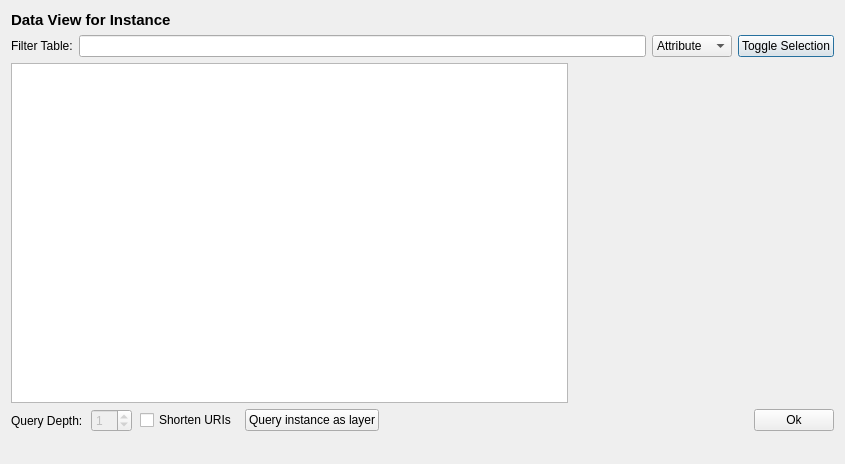
<?xml version="1.0" encoding="UTF-8"?>
<ui version="4.0">
 <class>Dialog</class>
 <widget class="QDialog" name="Dialog">
  <property name="geometry">
   <rect>
    <x>0</x>
    <y>0</y>
    <width>845</width>
    <height>464</height>
   </rect>
  </property>
  <property name="windowTitle">
   <string>Dialog</string>
  </property>
  <layout class="QVBoxLayout" name="verticalLayout">
   <item>
    <layout class="QHBoxLayout" name="horizontalLayout_2">
     <item>
      <widget class="QLabel" name="instanceDataViewLabel">
       <property name="font">
        <font>
         <pointsize>11</pointsize>
         <weight>75</weight>
         <bold>true</bold>
        </font>
       </property>
       <property name="text">
        <string>Data View for Instance</string>
       </property>
      </widget>
     </item>
     <item>
      <widget class="QLabel" name="instanceDataNameLabel">
       <property name="font">
        <font>
         <pointsize>11</pointsize>
         <weight>75</weight>
         <bold>true</bold>
        </font>
       </property>
       <property name="text">
        <string/>
       </property>
       <property name="openExternalLinks">
        <bool>true</bool>
       </property>
      </widget>
     </item>
    </layout>
   </item>
   <item>
    <layout class="QHBoxLayout" name="horizontalLayout_4">
     <item>
      <widget class="QLabel" name="filterTableLabel">
       <property name="text">
        <string>Filter Table:</string>
       </property>
      </widget>
     </item>
     <item>
      <widget class="QLineEdit" name="filterTableEdit"/>
     </item>
     <item>
      <widget class="QComboBox" name="filterTableComboBox">
       <property name="currentIndex">
        <number>1</number>
       </property>
       <item>
        <property name="text">
         <string>Selection</string>
        </property>
       </item>
       <item>
        <property name="text">
         <string>Attribute</string>
        </property>
       </item>
       <item>
        <property name="text">
         <string>Value</string>
        </property>
       </item>
      </widget>
     </item>
     <item>
      <widget class="QPushButton" name="toggleSelectionButton">
       <property name="text">
        <string>Toggle Selection</string>
       </property>
      </widget>
     </item>
    </layout>
   </item>
   <item>
    <layout class="QHBoxLayout" name="horizontalLayout_3">
     <item>
      <widget class="QTableView" name="instanceDataTableView">
       <property name="sizePolicy">
        <sizepolicy hsizetype="Expanding" vsizetype="Expanding">
         <horstretch>75</horstretch>
         <verstretch>0</verstretch>
        </sizepolicy>
       </property>
       <property name="mouseTracking">
        <bool>true</bool>
       </property>
       <property name="editTriggers">
        <set>QAbstractItemView::NoEditTriggers</set>
       </property>
       <property name="alternatingRowColors">
        <bool>true</bool>
       </property>
       <property name="sortingEnabled">
        <bool>true</bool>
       </property>
       <attribute name="horizontalHeaderStretchLastSection">
        <bool>true</bool>
       </attribute>
      </widget>
     </item>
     <item>
      <widget class="QgsMapCanvas" name="map_canvas" native="true">
       <property name="sizePolicy">
        <sizepolicy hsizetype="Preferred" vsizetype="Preferred">
         <horstretch>35</horstretch>
         <verstretch>0</verstretch>
        </sizepolicy>
       </property>
      </widget>
     </item>
    </layout>
   </item>
   <item>
    <layout class="QHBoxLayout" name="horizontalLayout">
     <property name="spacing">
      <number>8</number>
     </property>
     <item>
      <widget class="QLabel" name="queryDepthLabel">
       <property name="text">
        <string>Query Depth:</string>
       </property>
      </widget>
     </item>
     <item>
      <widget class="QSpinBox" name="graphQueryDepthBox">
       <property name="enabled">
        <bool>false</bool>
       </property>
       <property name="value">
        <number>1</number>
       </property>
      </widget>
     </item>
     <item>
      <widget class="QCheckBox" name="shortenURICheckBox">
       <property name="toolTip">
        <string>If checked, shortens URIs in vector layer columns</string>
       </property>
       <property name="text">
        <string>Shorten URIs</string>
       </property>
      </widget>
     </item>
     <item>
      <widget class="QPushButton" name="queryInstanceLayerButton">
       <property name="enabled">
        <bool>true</bool>
       </property>
       <property name="text">
        <string>Query instance as layer</string>
       </property>
      </widget>
     </item>
     <item>
      <spacer name="horizontalSpacer">
       <property name="orientation">
        <enum>Qt::Horizontal</enum>
       </property>
       <property name="sizeHint" stdset="0">
        <size>
         <width>40</width>
         <height>20</height>
        </size>
       </property>
      </spacer>
     </item>
     <item>
      <widget class="QPushButton" name="okButton">
       <property name="text">
        <string>Ok</string>
       </property>
      </widget>
     </item>
    </layout>
   </item>
   <item>
    <widget class="QLabel" name="statusBarLabel">
     <property name="font">
      <font>
       <pointsize>10</pointsize>
       <weight>50</weight>
       <bold>false</bold>
      </font>
     </property>
     <property name="text">
      <string/>
     </property>
     <property name="openExternalLinks">
      <bool>true</bool>
     </property>
    </widget>
   </item>
  </layout>
 </widget>
 <customwidgets>
  <customwidget>
   <class>QgsMapCanvas</class>
   <extends>QWidget</extends>
   <header>qgis.gui</header>
   <container>1</container>
  </customwidget>
 </customwidgets>
 <resources/>
 <connections>
  <connection>
   <sender>okButton</sender>
   <signal>clicked()</signal>
   <receiver>Dialog</receiver>
   <slot>close()</slot>
   <hints>
    <hint type="sourcelabel">
     <x>797</x>
     <y>420</y>
    </hint>
    <hint type="destinationlabel">
     <x>422</x>
     <y>231</y>
    </hint>
   </hints>
  </connection>
 </connections>
</ui>
